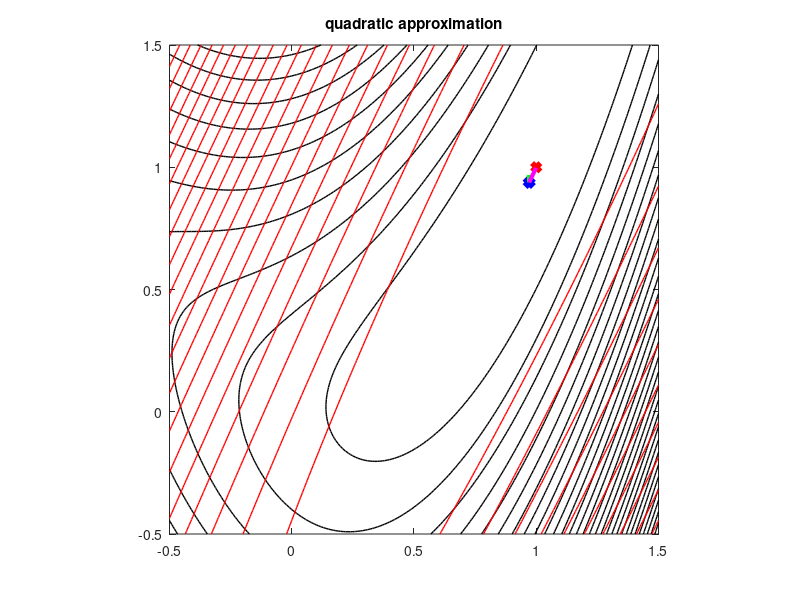
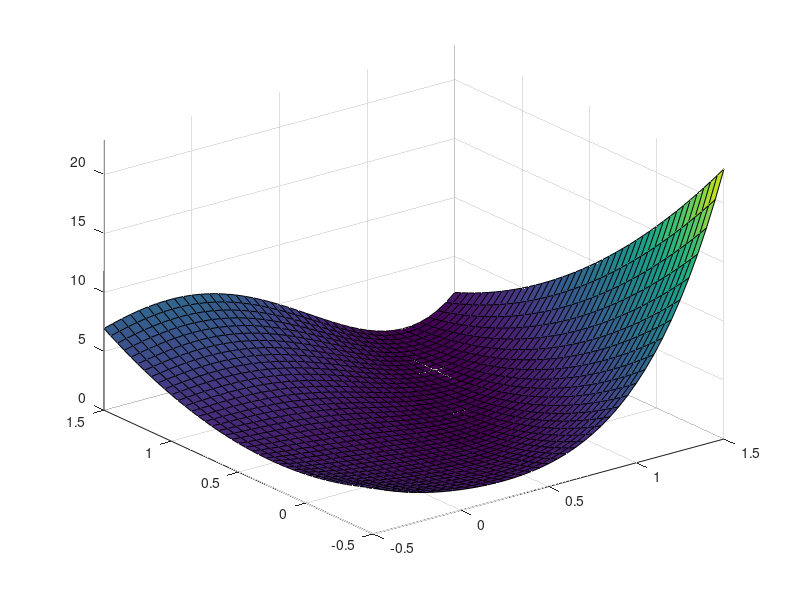

These figures' MATLAB source, in order:
% Illustration of Newton method
% for Rosenbrock-like function
close all;
gamma = 3;
[xx,yy]=meshgrid(-.5:.01:1.5);
zz = gamma*(xx.^2-yy).^2 + (xx-1).^2;
figure(1);
contour(xx,yy,zz,30,'k','linewidth', 1);
axis equal tight;
pause;

figure(2);
surf(xx(1:5:end,1:5:end),yy(1:5:end,1:5:end),zz(1:5:end,1:5:end));
axis tight;

figure(1);
hold on;
plot(1,1,'rx','Linewidth',4);
title('minimizer');

X = -0.1;
Y = -0.2;

for k=1:5
    figure(1);
    contour(xx,yy,zz,30,'k','linewidth', 1);
    hold on;
    axis equal tight;
    if k == 1
	pause;
    end
    plot(1,1,'rx','Linewidth',4);
    title('Solution point');
    plot(X,Y,'bx','Linewidth',5);
    title('Iterate x_k');
    g = [4*gamma*X*(X^2-Y)+2*X-2; -2*gamma*(X^2-Y)];
    H = [4*gamma*(X^2-Y)+8*gamma*X^2+2, -4*gamma*X;
	-4*gamma*X,                       2*gamma];

    xxd = xx - X;
    yyd = yy - Y;
    zzlin = g(1)*xxd + g(2)*yyd + ...
	0.5*(xxd.*xxd*H(1,1)+2*H(1,2)*xxd.*yyd+H(2,2)*yyd.*yyd);
    pause;
    step = 1;
    plot([X,X-step*g(1)],[Y,Y-step*g(2)],'g','Linewidth',3);
    title('steepest descent direction -g');
    pause;
    contour(xx,yy,zzlin,20,'r','linewidth', 1);
    title('quadratic approximation');
    pause;
    n = -H \ g;
    Xnew = X+n(1);
    Ynew = Y+n(2);
    plot([X,Xnew],[Y,Ynew],'m','Linewidth',3);
    pause;
%    for i=1:2
%	p = mycg(H,-g,i,0,0*g);
%	Xnew = X+p(1);
%	Ynew = Y+p(2);
%	plot([X,Xnew],[Y,Ynew],'m','Linewidth',3);
%	title('p_k^i');
%	title('');
%	pause;
%    end
    X = Xnew; Y = Ynew;
    hold off;
end
